Frame 1 (no input): blank canvas, image omitted
Frame 60 (no input): blank canvas, image omitted
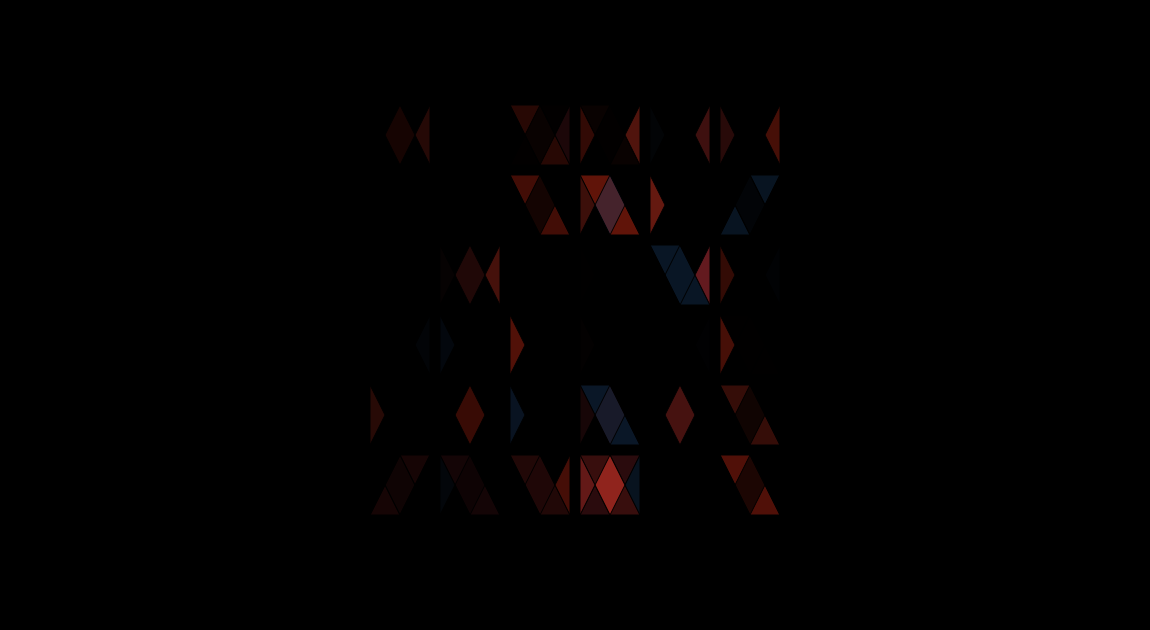
Frame 120 (the mouse pressed at the canvas centre since frame 60)

The p5.js sketch whose frames 1 and 60 were blank and that drew this single picture after the mouse press (run headless with seeded random() and noise() and a simulated clock; from frame 60 on, the mouse is pressed at the canvas centre):

// p5.js sketch
// ── sketch.js
var shapes = [];
var x, y;

function setup() {
  createCanvas(1150, 630);
  rectMode(CENTER);
  
  x = 400;
  y = 135;
  
  for (var i = 0; i < 36; i++) {
    shapes.push(new Shape(x, y, 60));
    x+=70;
    if (x % 820 == 0) {
      y += 70;
      x = 400;
    }
  }
}

function draw() {
  frameRate(50);
  background(0);
  for (var i = 0; i < 36; i++) {
    shapes[i].display();
  }
}

function Shape(x, y, size) {
  this.r = [351, 337, 324, 307, 26];
    
  this.g = [68, 65, 64, 53, 59];
    
  this.b = [79, 60, 42, 26, 100];

  this.col = [
    new Color(this.r[0], this.g[0], this.b[0]),
    new Color(this.r[1], this.g[1], this.b[1]),
    new Color(this.r[2], this.g[2], this.b[2]),
    new Color(this.r[3], this.g[3], this.b[3]),
    new Color(this.r[4], this.g[4], this.b[4])
    ];
  
  this.x = x;
  this.y = y;
  this.s = size;
  
  this.c0 = this.c1 = this.c2 = this.c3 = this.c4 = new Color (0, 0, 0);
  this.a0 = this.a1 = this.a2 = this.a3 = this.a4 = 255;
  
  this.incr0 = random(.33, 3);
  this.incr1 = -random(.33, 3);
  this.incr2 = -random(.33, 3);
  this.incr3 = -random(.33, 3);
  this.incr4 = -random(.33, 3);
}

function Color(r, g, b) {
  this.r = r;
  this.g = g;
  this.b = b;
}

Shape.prototype.display = function() {
  push();
  translate(this.x, this.y);
  
  this.a0 += this.incr0;
  if (this.a0 < 0) {
    this.incr0 = -this.incr0;
    this.c0 = this.col[floor(random(5))];
  }
  if (this.a0 > 255) {
    this.incr0 = -this.incr0;
  }
  
  fill(this.c0.r, this.c0.g, this.c0.b, this.a0);
  beginShape();
  vertex(-this.s/2, this.s/2);
  vertex(0, -this.s/2);
  vertex(this.s/2, -this.s/2);
  vertex(0, this.s/2);
  endShape(CLOSE);
  
  this.a1 += this.incr1;
  if (this.a1 < 0) {
    this.incr1 = -this.incr1;
    this.c1 = this.col[floor(random(5))];
  }
  
  if (this.a1 > 255) {
    this.incr1 = -this.incr1;
  }
  
  fill(this.c1.r, this.c1.g, this.c1.b, this.a1);
  beginShape();
  vertex(-this.s/2, -this.s/2);
  vertex(0, -this.s/2);
  vertex(this.s/2, this.s/2);
  vertex(0, this.s/2);
  endShape(CLOSE);
  
  this.a2 += this.incr2;
  if (this.a2 < 0) {
    this.incr2 = -this.incr2;
    this.c2 = this.col[floor(random(5))];
    print("COLOR: " + this.c2 + " ALPHA: " + this.a2);
  }
  
  if (this.a2 > 255) {
    this.incr2 = -this.incr2;
  }
  
  fill(this.c2.r, this.c2.g, this.c2.b, this.a2);
  beginShape();
  vertex(0, -this.s/2);
  vertex(this.s/4, 0);
  vertex(0, this.s/2);
  vertex(-this.s/4, 0);
  endShape(CLOSE);
  
  this.a3 += this.incr3;
  if (this.a3 < 0) {
    this.incr3 = -this.incr3;
    this.c3 = this.col[floor(random(5))];
  }
  
  if (this.a3 > 255) {
    this.incr3 = -this.incr3;
  }
  
  fill(this.c3.r, this.c3.g, this.c3.b, this.a3);
  beginShape();
  vertex(-this.s/2, -this.s/2);
  vertex(-this.s/4, 0);
  vertex(-this.s/2, this.s/2);
  endShape(CLOSE);
  
  this.a4 += this.incr4;
  if (this.a4 < 0) {
    this.incr4 = -this.incr4;
    this.c4 = this.col[floor(random(5))];
  }
  
  if (this.a4 > 255) {
    this.incr4 = -this.incr4;
  }

  fill(this.c4.r, this.c4.g, this.c4.b, this.a4);
  beginShape();
  vertex(this.s/2, -this.s/2);
  vertex(this.s/4, 0);
  vertex(this.s/2, this.s/2);
  endShape(CLOSE);
  pop();
}
